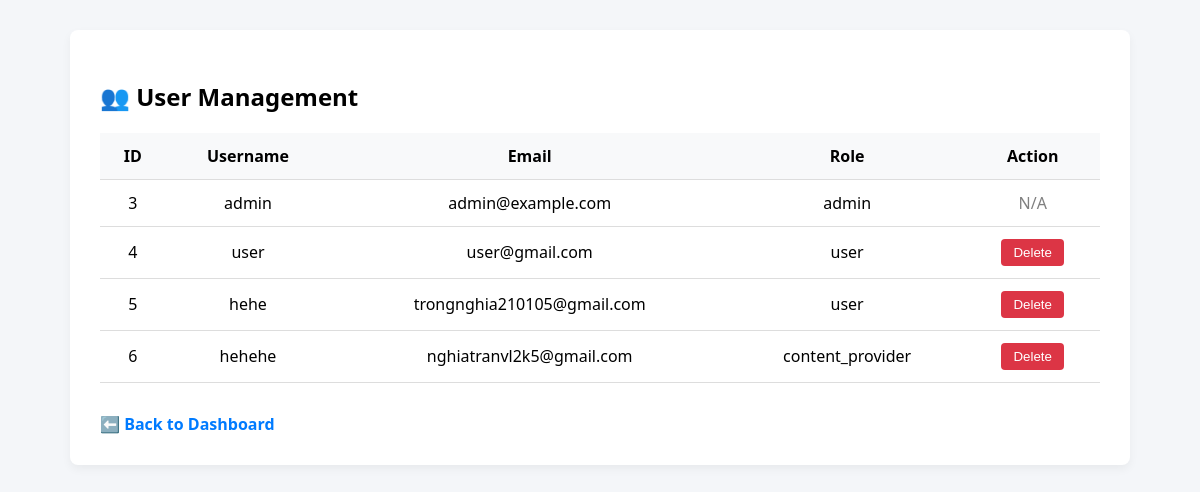
The app's page /admin/users (signed in) with its own data.
### models.py (models this page shows, shortened)
class User(db.Model, UserMixin):
    id = db.Column(db.Integer, primary_key=True)
    username = db.Column(db.String(50), unique=True)
    email = db.Column(db.String(120), unique=True)
    password = db.Column(db.String(200))
    role = db.Column(db.String(10)) # 'user', 'content-provider', 'admin'
    @property
    def is_authenticated(self):
        return True

### routes/admin.py (the view)
@admin.route('/users')
@login_required
@admin_required
def users():
    users = User.query.all()
    return render_template('admin/users.html', users=users)

### app.py (called while the page is built)
@login_manager.user_loader
def load_user(user_id):
    with current_app.app_context():
        return db.session.get(User, int(user_id))

### routes/admin.py (called while the page is built)
def admin_required(f):
    @wraps(f)
    def decorated_function(*args, **kwargs):
        if not current_user.is_authenticated or current_user.role != 'admin':
            flash('Access denied. Admins only.', 'danger')
            return redirect(url_for('main.index'))
        return f(*args, **kwargs)
    return decorated_function

### templates/admin/users.html (shortened to what this page needs)
<!DOCTYPE html>
<html lang="en">
<head>
</head>
<body>
    <div class="container">
        <h2>👥 User Management</h2>
        <table>
            <tr>
                <th>ID</th><th>Username</th><th>Email</th><th>Role</th><th>Action</th>
            </tr>
            {% for user in users %}
            <tr>
                <td>{{ user.id }}</td>
                <td>{{ user.username }}</td>
                <td>{{ user.email }}</td>
                <td>{{ user.role }}</td>
                <td>
                    {% if user.role != 'admin' %}
                    <form method="post" action="{{ url_for('admin.delete_user', user_id=user.id) }}">
                        <button class="btn-delete" onclick="return confirm('Delete user {{ user.username }}?')">Delete</button>
                    </form>
                    {% else %}
                    <span style="color: gray;">N/A</span>
                    {% endif %}
                </td>
            </tr>
            {% endfor %}
        </table>
        <a href="{{ url_for('admin.dashboard') }}" class="back-link">⬅️ Back to Dashboard</a>
    </div>
</body>
</html>

### templates/admin/users.html (style rules this page uses)
body { font-family: 'Segoe UI', sans-serif; background: #f4f6f9; margin: 0; padding: 0; }
.container { max-width: 1000px; margin: 30px auto; background: #fff; padding: 30px; border-radius: 8px; box-shadow: 0 4px 10px rgba(0,0,0,0.05); }
h2 { margin-bottom: 20px; }
table { width: 100%; border-collapse: collapse; margin-top: 20px; }
th, td { padding: 12px; border-bottom: 1px solid #ddd; text-align: center; }
th { background-color: #f8f9fa; }
.btn-delete { padding: 6px 12px; background-color: #dc3545; color: white; border: none; border-radius: 4px; cursor: pointer; }
.back-link { display: inline-block; margin-top: 30px; color: #007bff; text-decoration: none; font-weight: bold; }

### records on screen
User: id "3", username "admin", email "admin@example.com", role "admin", shows "N/A"
User: id "4", username "user", email "user@gmail.com", role "user"
User: id "5", username "hehe", email "trongnghia210105@gmail.com", role "user"
User: id "6", username "hehehe", email "nghiatranvl2k5@gmail.com", role "content_provider"
